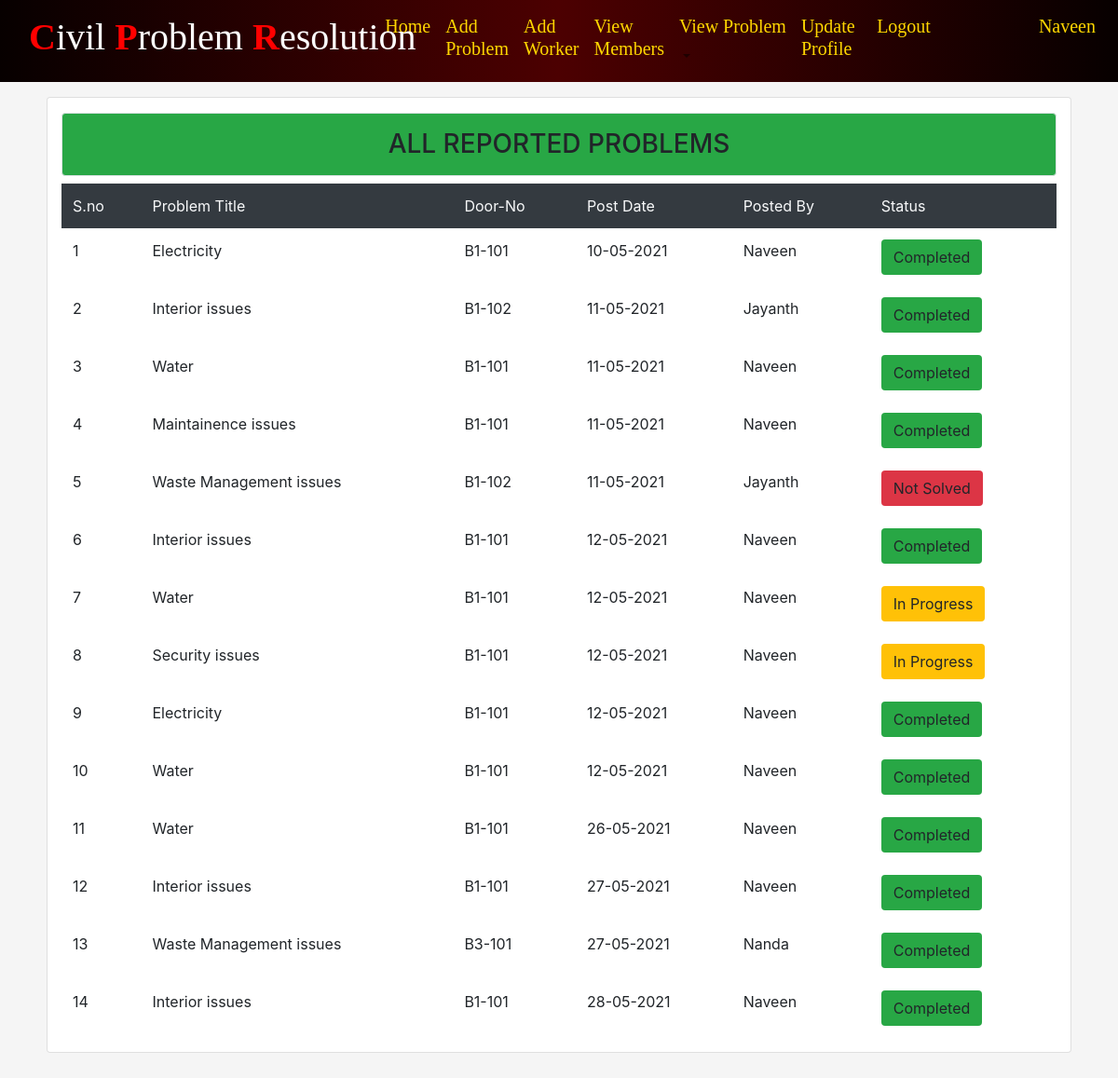
/allpro/ (signed in), run on the app's committed database.
### CPRapp/models.py (models this page shows, shortened)
class Problem(models.Model):
	ptitle=models.CharField(max_length=200)
	pdesc=models.TextField()
	doorno=models.CharField(max_length=200)
	postdate=models.TextField(max_length=200,default='')
	postedby=models.CharField(max_length=200,default='')
	useremail=models.EmailField(max_length=200,default='')
	vote= models.IntegerField(default=0)
	pstatus=models.TextField(max_length=200,default='NotSolved')
	wassigned=models.CharField(max_length=200,default='')
	pamount=models.IntegerField(default=0)
	cfamount=models.IntegerField(default=0)
	xamount=models.IntegerField(default=0)
	estimatedtime=models.TextField(max_length=200,default='')
	paystatus=models.TextField(default=0)
	feedback=models.CharField(max_length=200,default='')

### CPRapp/views.py (the view)
# urls.py: path('allpro/',views.allpro,name="allpro"),
@login_required
def allpro(rq):
	data=Problem.objects.all()
	return render(rq,'html/allproblems.html',{'info':data})

### CPRapp/templates/html/allproblems.html (shortened to what this page needs)
{% extends 'html/base.html' %}
{% block content %}
<div class="card col-md-11 mt-3 mx-auto"><h3 class="p-3 bg-success text-center
mt-3 border rounded">ALL REPORTED PROBLEMS</h3>
  <table class="table table-borderless table-hover">
    <tr class="bg-dark text-light">
      <td>S.no</td>
      <td>Problem Title</td>
      <td>Door-No</td>
      <td>Post Date</td>
      <td>Posted By</td>
      <td>Status</td>
    </tr>
    {% for i in info %}
    <tr>
      <td>{{forloop.counter}}</td>
      <td>{{i.ptitle}}</td>
      <td>{{i.doorno}}</td>
      <td>{{i.postdate}}</td>
      <td>{{i.postedby}}</td>
      {% if "NotSolved" == i.pstatus %}
         <td><Strong class=" btn bg-danger rounded " href="#">Not Solved</Strong></td>
      {% elif "InProgress" == i.pstatus %}
         <td><Strong class=" btn bg-warning rounded" href="#">In Progress</Strong></td>
      {% else %}
        <td><Strong class=" btn bg-success rounded" href="#">Completed</Strong></td>
      {% endif %}
    </tr>
    {% endfor %}
  </table>
  </div>
{% endblock %}

### CPRapp/templates/html/navbar.html (shortened to what this page needs)
{% load static %}
<nav class="navbar navbar-expand-lg navbar-light nav-bk4">
  <div class="col-md-4"><a class="navbar-brand" href="{% url 'hm' %}">
    <h1 style="font-family:Verdana Bold; color:white;"><strong style="color:Red">C</strong>ivil <strong style="color:Red">P</strong>roblem <strong style="color:Red">R</strong>esolution</h1>
  </a></div>
 <div class="collapse navbar-collapse" id="collapsibleNavbar">
    <ul class="navbar-nav ">
    {% if not user.is_authenticated %}
    <li class="nav-item">
      <a class="nav-link" href="{% url 'hm' %}"><h3 style="color:Gold; font-family:Verdana Bold;">Home</h3></a>
    </li>
    <li class="nav-item">
      <a class="nav-link" href="{% url 'about' %}"><h3 style="color:Gold; font-family:Verdana Bold;">About</h3></a>
    </li>
    <li class="nav-item">
      <a class="nav-link" href="{% url 'contact' %}"><h3 style="color:Gold; font-family:Verdana Bold;">Contact Us</h3></a>
    </li>
    <li class="nav-item">
      <a class="nav-link" href="{% url 'achievements' %}"><h3 style="color:Gold; font-family:Verdana Bold;">Achievements</h3></a>
    </li>
    <li></li>
    <li class="nav-item">
      <a class="nav-link" href="{% url 'ulog' %}"><h3 style="color:Gold; font-family:Verdana Bold;">Login Here</h3></a>
    </li>
    <li></li>
    <li class="nav-item">
      <a class="nav-link" href="{% url 'reg' %}"><h3 style="color:Gold; font-family:Verdana Bold;">New User</h3></a>
    </li>
    <!-- <li class="nav-item">
      <a class="nav-link" href="{% url 'alog' %}"><h3 style="color:Gold; font-family:Verdana Bold;">Admin Login</h3></a>
    </li> -->
    <div class="col-sm-2 mx-auto"><img src="{% static 'images/lion.png' %}" alt="lion" style="margin-left :100px;width:50px;height:50px;border-radius:50%;background-color:transparent;">
  <Strong style="font-family:Brush Script MT;color:aqua;font-size:25px;margin-left:100px">Orion</Strong>
  </div>
    {% else %}
      {% if user.is_superuser %}
          <li class="nav-item">
          <a class="nav-link" href="{% url 'dash' %}"><h6 style="color:Gold; font-family:Verdana Bold;">Home</h6></a>
          </li>
          <li class="nav-item">
          <a class="nav-link" href="{% url 'newmem' %}"><h6 style="color:Gold; font-family:Verdana Bold;">Add New Member</h6></a>
          </li>
          <li class="dropdown">
                <a type="button" class="nav-link dropdown-toggle" data-toggle="dropdown">
                <h6 style="color:Gold; font-family:Verdana Bold;">Workers</h6>
              </a>
              <div class="dropdown-menu">
                <a class="nav-link" href="{% url 'addwork' %}"><h5 style="color:black; font-family:Verdana Bold;">Add Worker</h5></a>
                <a class="nav-link" href="{% url 'workview' %}"><h5 style="color:black; font-family:Verdana Bold;">View Worker</h5></a>
              </div>
        </li>
        <li class="dropdown">
                <a type="button" class="nav-link dropdown-toggle" data-toggle="dropdown">
                <h6 style="color:Gold; font-family:Verdana Bold;">BlockManagers</h6>
              </a>
              <div class="dropdown-menu">
                <a class="nav-link" href="{% url 'addfm' %}"><h6 style="color:black; font-family:Verdana Bold;">Add BlockManagers</h5></a>
                <a class="nav-link" href="{% url 'fmview' %}"><h6 style="color:black; font-family:Verdana Bold;">View BlockManagers</h5></a>
              </div>
        </li>
          <li class="nav-item">
          <a class="nav-link" href="{% url 'userview' %}"><h6 style="color:Gold; font-family:Verdana Bold;">View Users</h6></a>
          </li>
          <li class="nav-item">
          <a class="nav-link" href="{% url 'memview' %}"><h6 style="color:Gold; font-family:Verdana Bold;">View Members</h6></a>
          </li>
          <li class="dropdown">
                <a type="button" class="nav-link dropdown-toggle" data-toggle="dropdown">
                <h6 style="color:Gold; font-family:Verdana Bold;">Problems</h6>
              </a>
              <div class="dropdown-menu">
                <a class="dropdown-item" href="{% url 'pns' %}"><h5 style="color:black; font-family:Verdana Bold;">Problems Not Solved</h5></a>
                <a class="dropdown-item" href="{% url 'pis' %}"><h5 style="color:black; font-family:Verdana Bold;">Problems in Progress</h5></a>
                <a class="dropdown-item" href="{% url 'ps' %}"><h5 style="color:black; font-family:Verdana Bold;">Problems Resolved</h5></a>
                <a class="dropdown-item" href="{% url 'allpro' %}"><h5 style="color:black; font-family:Verdana Bold;">View All Problems</h5></a>
              </div>
        </li>
        <li class="nav-item">
          <a class="nav-link" href="{% url 'contview' %}"><h6 style="color:Gold; font-family:Verdana Bold;">View Contact</h6></a>
        </li>
        <li class="nav-item">
            <a class="nav-link" href="{% url 'logo' %}"><h6 style="color:Gold; font-family:Verdana Bold;">Logout</h6></a>
        </li>
        <li class="nav-item" style="margin-left:70px">
            <a class="nav-link" href="#"><h4 style="color:Gold; font-family:Verdana Bold;">{{request.user.username}}</h4></a>
        </li>
      {% else %}
          <li class="nav-item">
            <a class="nav-link" href="{% url 'dash' %}"><h5 style="color:Gold; font-family:Verdana Bold;">Home</h5></a>
          </li>
          <li class="nav-item">
            <a class="nav-link" href="{% url 'addpro' %}"><h5 style="color:Gold; font-family:Verdana Bold;">Add Problem</h5></a>
          </li>
          <li class="nav-item">
            <a class="nav-link" href="{% url 'addwork' %}"><h5 style="color:Gold; font-family:Verdana Bold;">Add Worker</h5></a>
          </li>
          <li class="nav-item">
            <a class="nav-link" href="{% url 'memview' %}"><h5 style="color:Gold; font-family:Verdana Bold;">View Members</h5></a>
          </li>
          <li class="dropdown">
                <a type="button" class="nav-link dropdown-toggle" data-toggle="dropdown">
                <h5 style="color:Gold; font-family:Verdana Bold;">View Problem</h5>
              </a>
        </li>
        <li class="nav-item">
            <a class="nav-link" href="{% url 'upf' %}"><h5 style="color:Gold; font-family:Verdana Bold;">Update Profile</h5></a>
        </li>
        <li class="nav-item">
            <a class="nav-link" href="{% url 'logo' %}"><h5 style="color:Gold; font-family:Verdana Bold;">Logout</h5></a>
        </li>
        <li class="nav-item" style="margin-left:100px">
            <a class="nav-link" href="#"><h5 style="color:Gold; font-family:Verdana Bold;">{{request.user.username}}</h5></a>
        </li>
      {% endif %}
{% endif %}
</ul>
</div>
</nav>

### CPRapp/templates/html/navbar.html (style rules this page uses)
.nav-bk4 { background: #070000; background: -webkit-linear-gradient(to right, #070000, #4C0001, #070000); background: linear-gradient(to right, #070000, #4C0001, #070000); }

### data on the page
Problem: ptitle "Electricity", doorno "B1-101", postdate "10-05-2021", postedby "Naveen", pstatus "Completed"
Problem: ptitle "Interior issues", doorno "B1-102", postdate "11-05-2021", postedby "Jayanth", pstatus "Completed"
Problem: ptitle "Water", doorno "B1-101", postdate "11-05-2021", postedby "Naveen", pstatus "Completed"
Problem: ptitle "Maintainence issues", doorno "B1-101", postdate "11-05-2021", postedby "Naveen", pstatus "Completed"
Problem: ptitle "Waste Management issues", doorno "B1-102", postdate "11-05-2021", postedby "Jayanth", pstatus "Not Solved"
Problem: ptitle "Interior issues", doorno "B1-101", postdate "12-05-2021", postedby "Naveen", pstatus "Completed"
Problem: ptitle "Water", doorno "B1-101", postdate "12-05-2021", postedby "Naveen", pstatus "In Progress"
Problem: ptitle "Security issues", doorno "B1-101", postdate "12-05-2021", postedby "Naveen", pstatus "In Progress"
Problem: ptitle "Electricity", doorno "B1-101", postdate "12-05-2021", postedby "Naveen", pstatus "Completed"
Problem: ptitle "Water", doorno "B1-101", postdate "12-05-2021", postedby "Naveen", pstatus "Completed"
Problem: ptitle "Water", doorno "B1-101", postdate "26-05-2021", postedby "Naveen", pstatus "Completed"
Problem: ptitle "Interior issues", doorno "B1-101", postdate "27-05-2021", postedby "Naveen", pstatus "Completed"
Problem: ptitle "Waste Management issues", doorno "B3-101", postdate "27-05-2021", postedby "Nanda", pstatus "Completed"
Problem: ptitle "Interior issues", doorno "B1-101", postdate "28-05-2021", postedby "Naveen", pstatus "Completed"

### other printed values
{{ request.user.username }} "Naveen"
